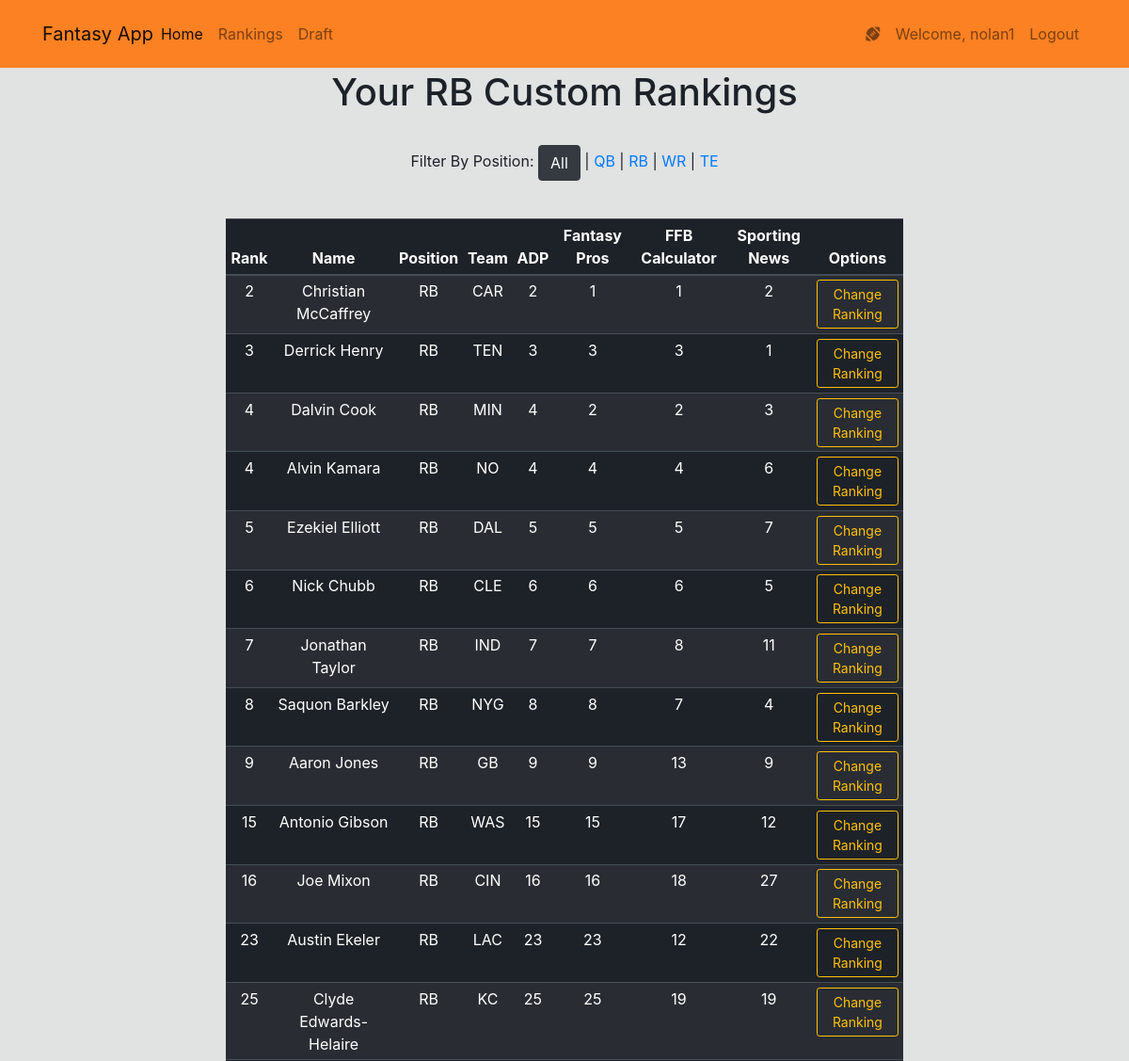
Page /rankings/rb (signed in, upper part) on the earlier database version.
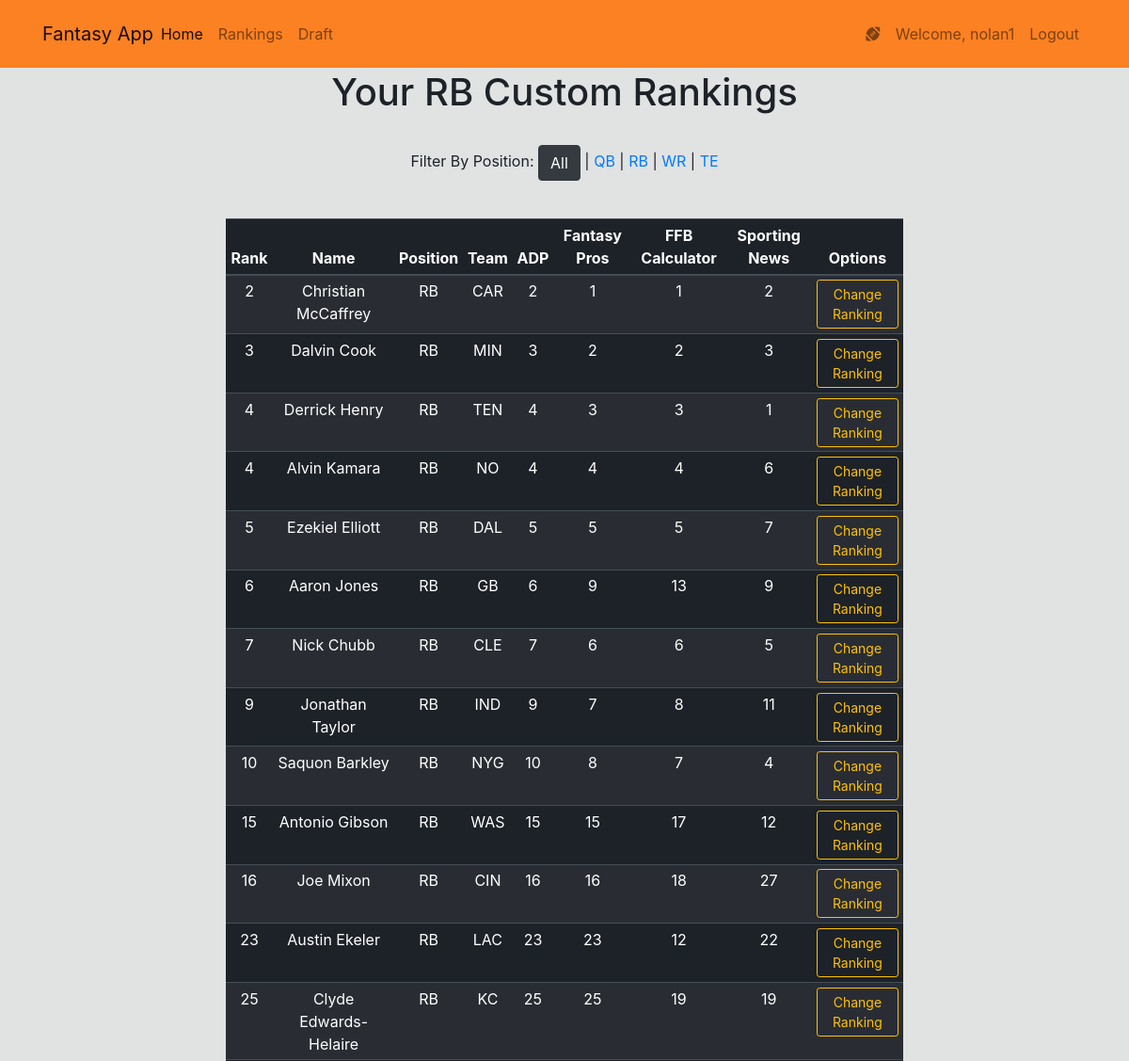
Same page on the later database version.
### website/models.py (models this page shows, shortened)
class User(db.Model, UserMixin):
    id = db.Column(db.Integer(), primary_key=True)
    username = db.Column(db.String(length=30), nullable=False, unique=True)
    email_address = db.Column(db.String(length=50), nullable=False, unique=True)
    password_hash = db.Column(db.String(length=60), nullable=False)
    @property
    def password(self):
        return self.password

class Player(db.Model):
    id = db.Column(db.Integer(), primary_key=True)
    rank = db.Column(db.Integer(), nullable=False)
    name = db.Column(db.String(length=40), nullable=False, unique=True)
    position = db.Column(db.String(length=3), nullable=False)
    team = db.Column(db.String(length=4))
    fp_rank = db.Column(db.Integer())
    ffb_calc_rank = db.Column(db.Integer())
    sport_news_rank = db.Column(db.Integer())

### website/routes.py (the view)
@app.route('/rankings/rb', methods=['GET', 'POST'])
@login_required
def rb_rankings_page():
    swap_rank_form = SwapRankForm()
    rb_players = Player.query.filter_by(position='RB').order_by('rank')
    return render_template('rb_rankings.html', players=rb_players, swap_rank_form=swap_rank_form)

### website/models.py (called while the page is built)
@login_manager.user_loader
def load_user(user_id):
    return User.query.get(int(user_id))

### website/templates/rb_rankings.html
{% extends 'rankings.html' %}
{% block h1 %}RB {% endblock %}

### website/templates/rankings.html (shortened to what this page needs)
{% extends 'base.html' %}
{% block content %}
	<br>
	<h1 class="text-center">Your {% block h1 %}{% endblock %} Custom Rankings</h1>
	<br>
	<div class="text-center row">
		<p style=""class="col">Filter By Position: <a class="btn btn-dark" href="{{ url_for('rankings_page') }}">All</a> | <a href="{{ url_for('qb_rankings_page') }}">QB</a> | <a href="{{ url_for('rb_rankings_page') }}">RB</a> | <a href="{{ url_for('wr_rankings_page') }}">WR</a> | <a href="{{ url_for('te_rankings_page') }}">TE</a>
		</p>
	</div>
	<br>
	<table class="table table-hover table-striped table-sm table-dark" style="width:60%; margin-left:auto; margin-right:auto; background-color: #1D2228">
		<thead>
			<tr>
				<th scope="col" class="text-center">Rank</th>
				<th scope="col" class="text-center">Name</th>
				<th scope="col" class="text-center">Position</th>
				<th scope="col" class="text-center">Team</th>
				<th scope="col" class="text-center">ADP</th>
				<th scope="col" class="text-center">Fantasy Pros</th>
				<th scope="col" class="text-center">FFB Calculator</th>
				<th scope="col" class="text-center">Sporting News</th>
				<th scope="col" class="text-center">Options</th>
			</tr>
		</thead>
		<tbody>
			{% for player in players %}
				<tr class="player-row" id="{{ player.id }}-row">
					<td class="text-center custom-rank" form="player-form">{{ player.rank }}</td>
					<td class="text-center">{{ player.name }}</td>
					<td class="text-center">{{ player.position }}</td>
					<td class="text-center">{{ player.team }}</td>
					<td class="text-center">{{ player.rank }}</td>
					<td class="text-center">{{ player.fp_rank }}</td>
					<td class="text-center">{{ player.ffb_calc_rank }}</td>
					<td class="text-center">{{ player.sport_news_rank }}</td>
					<td class="text-center">
							<button class="btn btn-outline btn-outline-warning btn-sm" data-toggle="modal" data-target="#Modal-SwapRank-{{ player.id }}">Change Ranking</button>
					</td>
				</tr>
			{% endfor %}
		</tbody>
	</table>
{% endblock %}

### website/templates/base.html (shortened to what this page needs)
<!doctype html>
<html lang="en">
	<head>
		<link rel="stylesheet" href="https://cdn.jsdelivr.net/npm/bootstrap@4.5.3/dist/css/bootstrap.min.css">
	</head>
	<body style="background-color: #E1E2E2; color:  #1D2228; padding: 50px 0px 0px 0px; z-index: 0;">
		<nav class="py-3 navbar navbar-expand-sm navbar-light fixed-top" style="background-color: #FB8122;">
			<div class="container">
				<a class="navbar-brand mr-auto" href="{{ url_for('home_page') }}">Fantasy App</a>
				<div class="collapse navbar-collapse" id="navbarNav">
					<ul class="navbar-nav mr-auto">
						<li class="nav-item active">
							<a class="nav-link" href="{{ url_for('home_page') }}">Home <span class="sr-only">(current)</span></a>
						</li>
						<li class="nav-item">
							<a class="nav-link" href="{{ url_for('rankings_page') }}">Rankings</a>
						</li>
						<li class="nav-item">
							<a class="nav-link" href="{{ url_for('draft_page') }}">Draft</a>
						</li>
					</ul>
					{% if current_user.is_authenticated %}
					<ul class="navbar-nav">
						<li class="nav-item">
							<a class="nav-link">
								<i class="fas fa-football-ball"></i>
							</a>
						</li>
						<li class="nav-item">
							<a class="nav-link">Welcome, {{ current_user.username }}</a>
						</li>
						<li class="nav-item">
							<a class="nav-link" href="{{ url_for('logout_page') }}">Logout</a>
						</li>
					</ul>
				{% endif %}
			</div>
		</nav>
	{% block content %}
	{% endblock %}
</body>
</html>

### website/templates/base.html (style rules this page uses)
label, h1, h6 { color: #1D2228; }

Differences in the rows shown:
changed Player "Dalvin Cook": rank "4" → "3"; moves up the list
changed Player "Derrick Henry": rank "3" → "4"
changed Player "Aaron Jones": rank "9" → "6"; moves up the list
changed Player "Nick Chubb": rank "6" → "7"
changed Player "Jonathan Taylor": rank "7" → "9"
changed Player "Saquon Barkley": rank "8" → "10"
